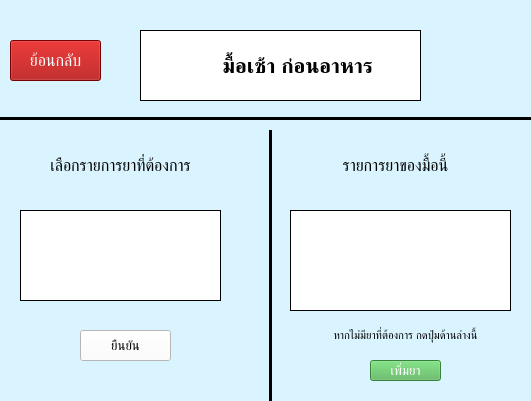
<?xml version="1.0" encoding="UTF-8"?>
<ui version="4.0">
 <class>select_drug</class>
 <widget class="QMainWindow" name="select_drug">
  <property name="geometry">
   <rect>
    <x>0</x>
    <y>0</y>
    <width>531</width>
    <height>401</height>
   </rect>
  </property>
  <property name="windowTitle">
   <string>เลือกมื้อยา</string>
  </property>
  <property name="styleSheet">
   <string notr="true">background-color: rgb(217, 244, 255)</string>
  </property>
  <widget class="QWidget" name="centralwidget">
   <widget class="Line" name="line">
    <property name="geometry">
     <rect>
      <x>-10</x>
      <y>110</y>
      <width>1201</width>
      <height>16</height>
     </rect>
    </property>
    <property name="frameShadow">
     <enum>QFrame::Plain</enum>
    </property>
    <property name="lineWidth">
     <number>3</number>
    </property>
    <property name="orientation">
     <enum>Qt::Horizontal</enum>
    </property>
   </widget>
   <widget class="QLabel" name="label">
    <property name="geometry">
     <rect>
      <x>140</x>
      <y>30</y>
      <width>281</width>
      <height>71</height>
     </rect>
    </property>
    <property name="font">
     <font>
      <pointsize>16</pointsize>
      <weight>75</weight>
      <bold>true</bold>
     </font>
    </property>
    <property name="styleSheet">
     <string notr="true">background-color: rgb(255, 255, 255);</string>
    </property>
    <property name="frameShape">
     <enum>QFrame::Box</enum>
    </property>
    <property name="lineWidth">
     <number>1</number>
    </property>
    <property name="text">
     <string>      มื้อเช้า ก่อนอาหาร</string>
    </property>
    <property name="textFormat">
     <enum>Qt::AutoText</enum>
    </property>
    <property name="scaledContents">
     <bool>false</bool>
    </property>
    <property name="alignment">
     <set>Qt::AlignCenter</set>
    </property>
    <property name="wordWrap">
     <bool>true</bool>
    </property>
   </widget>
   <widget class="QPushButton" name="select_back_pushButton">
    <property name="geometry">
     <rect>
      <x>10</x>
      <y>40</y>
      <width>91</width>
      <height>41</height>
     </rect>
    </property>
    <property name="font">
     <font>
      <pointsize>12</pointsize>
     </font>
    </property>
    <property name="styleSheet">
     <string notr="true">color: rgb(255, 255, 255);
background-color: rgb(166, 0, 0)</string>
    </property>
    <property name="text">
     <string>ย้อนกลับ</string>
    </property>
   </widget>
   <widget class="QLabel" name="label_2">
    <property name="geometry">
     <rect>
      <x>150</x>
      <y>40</y>
      <width>41</width>
      <height>41</height>
     </rect>
    </property>
    <property name="font">
     <font>
      <pointsize>24</pointsize>
      <weight>75</weight>
      <bold>true</bold>
     </font>
    </property>
    <property name="styleSheet">
     <string notr="true">background-color: rgb(255, 255, 255);</string>
    </property>
    <property name="frameShape">
     <enum>QFrame::NoFrame</enum>
    </property>
    <property name="lineWidth">
     <number>1</number>
    </property>
    <property name="text">
     <string/>
    </property>
    <property name="textFormat">
     <enum>Qt::AutoText</enum>
    </property>
    <property name="pixmap">
     <pixmap resource="../../PyQt/Resources/resources.qrc">:/icons/drug_icon.png</pixmap>
    </property>
    <property name="scaledContents">
     <bool>true</bool>
    </property>
    <property name="alignment">
     <set>Qt::AlignCenter</set>
    </property>
    <property name="wordWrap">
     <bool>true</bool>
    </property>
   </widget>
   <widget class="Line" name="line_2">
    <property name="geometry">
     <rect>
      <x>260</x>
      <y>130</y>
      <width>20</width>
      <height>621</height>
     </rect>
    </property>
    <property name="frameShadow">
     <enum>QFrame::Plain</enum>
    </property>
    <property name="lineWidth">
     <number>3</number>
    </property>
    <property name="orientation">
     <enum>Qt::Vertical</enum>
    </property>
   </widget>
   <widget class="QListWidget" name="listWidget">
    <property name="geometry">
     <rect>
      <x>290</x>
      <y>210</y>
      <width>221</width>
      <height>101</height>
     </rect>
    </property>
    <property name="font">
     <font>
      <pointsize>10</pointsize>
     </font>
    </property>
    <property name="styleSheet">
     <string notr="true">background-color: rgb(255, 255, 255);</string>
    </property>
    <property name="frameShape">
     <enum>QFrame::Box</enum>
    </property>
    <property name="frameShadow">
     <enum>QFrame::Plain</enum>
    </property>
    <property name="lineWidth">
     <number>1</number>
    </property>
   </widget>
   <widget class="QPushButton" name="select_drug_pushButton">
    <property name="geometry">
     <rect>
      <x>80</x>
      <y>330</y>
      <width>91</width>
      <height>31</height>
     </rect>
    </property>
    <property name="font">
     <font>
      <pointsize>10</pointsize>
     </font>
    </property>
    <property name="styleSheet">
     <string notr="true">background-color: rgb(255, 255, 255);</string>
    </property>
    <property name="text">
     <string>ยืนยัน</string>
    </property>
   </widget>
   <widget class="QLabel" name="drugHave_label">
    <property name="geometry">
     <rect>
      <x>280</x>
      <y>140</y>
      <width>231</width>
      <height>51</height>
     </rect>
    </property>
    <property name="font">
     <font>
      <pointsize>12</pointsize>
     </font>
    </property>
    <property name="text">
     <string>รายการยาของมื้อนี้</string>
    </property>
    <property name="alignment">
     <set>Qt::AlignCenter</set>
    </property>
   </widget>
   <widget class="QListWidget" name="listWidget_2">
    <property name="geometry">
     <rect>
      <x>20</x>
      <y>210</y>
      <width>201</width>
      <height>91</height>
     </rect>
    </property>
    <property name="font">
     <font>
      <pointsize>10</pointsize>
     </font>
    </property>
    <property name="styleSheet">
     <string notr="true">background-color: rgb(255, 255, 255);</string>
    </property>
    <property name="frameShape">
     <enum>QFrame::Box</enum>
    </property>
    <property name="frameShadow">
     <enum>QFrame::Plain</enum>
    </property>
    <property name="lineWidth">
     <number>1</number>
    </property>
   </widget>
   <widget class="QLabel" name="drugHave_label_2">
    <property name="geometry">
     <rect>
      <x>-10</x>
      <y>140</y>
      <width>261</width>
      <height>51</height>
     </rect>
    </property>
    <property name="font">
     <font>
      <pointsize>12</pointsize>
     </font>
    </property>
    <property name="text">
     <string>เลือกรายการยาที่ต้องการ</string>
    </property>
    <property name="alignment">
     <set>Qt::AlignCenter</set>
    </property>
   </widget>
   <widget class="QPushButton" name="select_add_pushButton">
    <property name="geometry">
     <rect>
      <x>370</x>
      <y>360</y>
      <width>71</width>
      <height>21</height>
     </rect>
    </property>
    <property name="font">
     <font>
      <pointsize>10</pointsize>
     </font>
    </property>
    <property name="styleSheet">
     <string notr="true">color: rgb(255, 255, 255);
background-color: rgb(81, 179, 85);</string>
    </property>
    <property name="text">
     <string>เพิ่มยา</string>
    </property>
   </widget>
   <widget class="QLabel" name="drugHave_label_3">
    <property name="geometry">
     <rect>
      <x>290</x>
      <y>320</y>
      <width>231</width>
      <height>31</height>
     </rect>
    </property>
    <property name="font">
     <font>
      <pointsize>8</pointsize>
     </font>
    </property>
    <property name="text">
     <string>หากไม่มียาที่ต้องการ กดปุ่มด้านล่างนี้</string>
    </property>
    <property name="alignment">
     <set>Qt::AlignCenter</set>
    </property>
   </widget>
  </widget>
 </widget>
 <resources>
  <include location="../../PyQt/Resources/resources.qrc"/>
 </resources>
 <connections/>
</ui>
